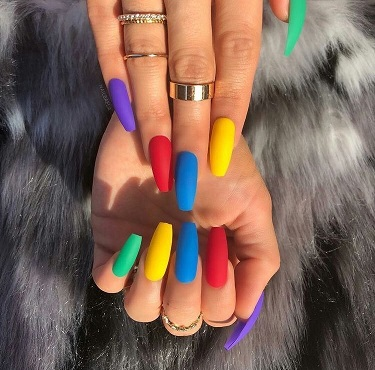
#> input picture 13_Clustering/Homework/nails_x50.jpg, 375 x 370 px
$ jupyter execute --allow-errors test_clustering.ipynb
#> lines starting #> are read from the running program, lines starting #| are printed output that depends on the picture
[cell 1]
import pandas as pd
import numpy as np
from matplotlib import pyplot as plt
import seaborn as sns
import cv2
import skimage

from sklearn.cluster import KMeans, AgglomerativeClustering, DBSCAN
from skimage.metrics import structural_similarity as ssim

<p style="align: center;"></p>
<h3 style="text-align: center;"><b>Алгоритмы кластеризации</b></h3>

#  Домашнее задание

#### Задание

В домашнем задании нужно сократить число цветов в палитре изображения. Картинку для выполнения работы можно выбрать любую, главное условие – наличие на ней разных цветов, для того, чтобы результат работы моделей был заметен.
Для выполнения работы необходимо выделить кластеры в пространстве RGB, объекты соответствуют пикселям изображения. После выделения кластеров все пиксели, отнесенные в один кластер, заполняются одним цветом. Цвет – центроид соответствующего кластера.

1. Получите данные и загрузите их в рабочую среду (Jupyter Notebook или другую).
        a) Для отображения картинки воспользуйтесь вспомогательной функцией:
                import matplotlib.pyplot as plt
                import cv2
                import skimage

                def draw_picture(image, title, bgr=False):
                    b, g, r = cv2.split(image) # по умолчанию cv2 почему-то отдает цвета в порядке BGR вместо RGB
                    new_image = cv2.merge([r, g, b])
                    plt.figure(figsize=(7, 5))
                    plt.axis(‘off’)
                    plt.imshow(new_image)
                    plt.title(title)
                    plt.show()
        b) Для загрузки картинки можно использовать код:
                img = cv.imread(path)
2. Реализуйте три модели кластеризации:
        a) KMeans. Рассмотрите число кластеров K = 2, 5, 10, 20.
        b) DBSCAN
        c) AgglomerativeClustering. Рассмотрите число кластеров K = 2, 5, 10, 20.
3. Для каждой модели оцените потери от уменьшения цветов при помощи метрики SSIM.
4. Сформулируйте выводы по проделанной работе.
        a) Какая модель показала лучший результат?

###### 1. Получите данные и загрузите их в рабочую среду

[cell 2]
img = cv2.imread('nails_x50.jpg')
#> img is the input picture: shape (370, 375, 3); mean B, G, R 88, 99.9, 126.9
img.shape
#> Out = (370, 375, 3)

[cell 3]
def draw_picture(image, title, bgr=False):
#> called with title = 'nails', bgr = False
    b, g, r = cv2.split(image) # по умолчанию cv2 почему-то отдает цвета в порядке BGR вместо RGB
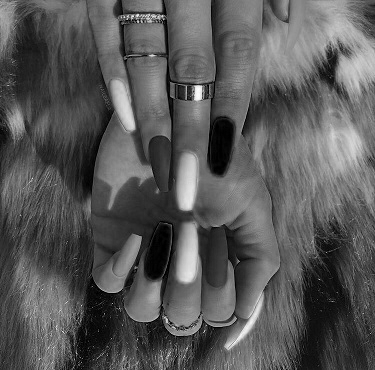
#> b: shape (370, 375); min 0, max 255, mean 88
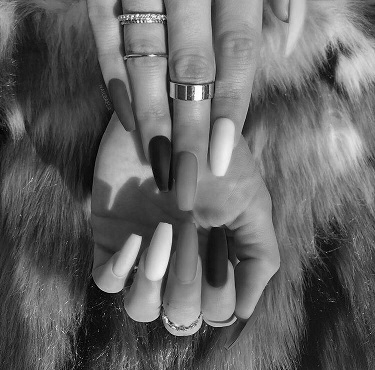
#> g: shape (370, 375); min 0, max 255, mean 99.9
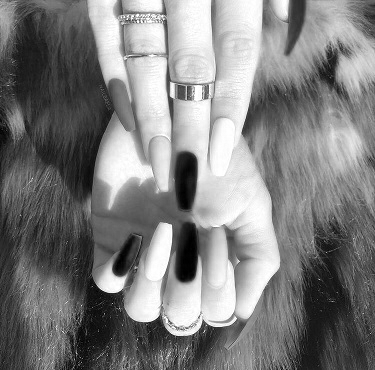
#> r: shape (370, 375); min 0, max 255, mean 126.9
    new_image = cv2.merge([r, g, b])
    plt.figure(figsize=(7, 5))
    plt.axis('off')
    plt.imshow(new_image)
    plt.title(title)
    plt.show()

[cell 4]
draw_picture(img, 'nails')

###### 2. Реализуйте три модели кластеризации:
        a) KMeans. Рассмотрите число кластеров K = 2, 5, 10, 20.

[cell 5]
vectorized = img.reshape((-1,3))
vectorized = np.float32(vectorized)
vectorized

[cell 6]
K = [2, 5, 10, 20]

#> (a cell that did not finish here is left out)

Выводы: с увеличением количества кластеров - увеличивается схожесть изображений, что логично.

        b) DBSCAN

[cell 8]
dbscan = DBSCAN(eps=1.5, min_samples=10).fit(img.reshape((-1,3)))

[cell 9]
dbscan.labels_

[cell 10]
labels=dbscan.labels_
N_clus=len(set(labels))-(1 if -1 in labels else 0)
#> N_clus = 1552
print('Estimated no. of clusters: %d' % N_clus)
#| Estimated no. of clusters: 1552

[cell 11]
plt.imshow(np.uint8(dbscan.labels_.reshape(img.shape[:2])))
plt.show()
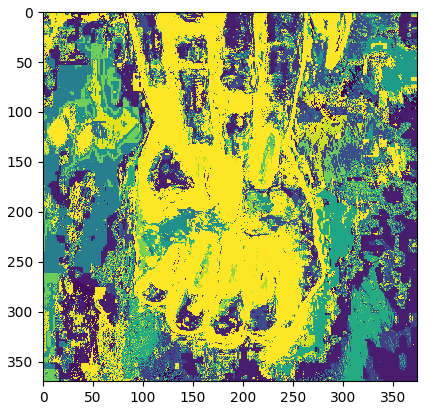
#> figure drawn by matplotlib, 1 panel

[cell 12]
y_pred = dbscan.fit_predict(vectorized)

[cell 13]
plt.scatter(vectorized[:, 0], vectorized[:, 1], c=y_pred)
plt.show()
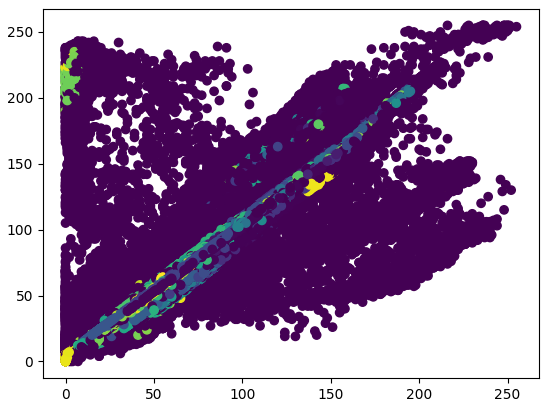
#> figure drawn by matplotlib, 1 panel

[cell 14]
dbscan.labels_

[cell 15]
dbscan.n_features_in_
#> Out = 3
